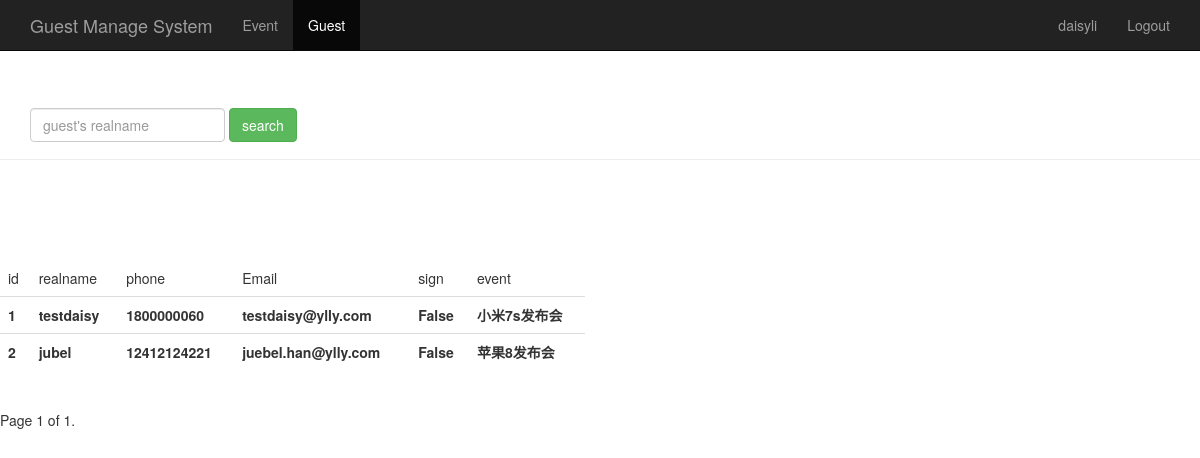
The page /guest_manage/ (signed in) on the database its author committed.
### sign/models.py (models this page shows, shortened)
class Guest(models.Model):
    event = models.ForeignKey(Event)  # id of event foreignkey
    realname = models.CharField(max_length=64) #name of guest
    phone = models.CharField(max_length=16)  #phone of guest
    email = models.EmailField()   #email of guest
    sign = models.BooleanField() #status of sign
    create_time = models.DateTimeField(auto_now=True)
    class Meta: # event_id+phone as unique primary key
        unique_together = ("event","phone")

class Event(models.Model):
    name = models.CharField(max_length=100) #event title
    limit = models.IntegerField()           #amount of attendance people
    status = models.BooleanField()          #status of event
    address = models.CharField(max_length=200) #address
    start_time = models.DateTimeField('events time') #time of event
    create_time = models.DateTimeField(auto_now=True) #create time of event(auto)
    def __str__(self):
        return self.name

### sign/views.py (the view)
# urls.py: url(r'^guest_manage/$',views.guest_manage),
def guest_manage(request):
    username = request.session.get("user", "")
    guest_list = Guest.objects.all()
    paginator = Paginator(guest_list,2)
    page = request.GET.get('page')
    try:
        contacts = paginator.page(page)
    except PageNotAnInteger:
        contacts = paginator.page(1)
    except EmptyPage:
        contacts = paginator.page(page.num_pages)
    return render(request,'guest_manage.html',{"user":username,"guests":contacts})

### sign/templates/guest_manage.html (shortened to what this page needs)
<!DOCTYPE html>
<html lang="zh-CN">
<head>
    {% load bootstrap3%}
    {% bootstrap_css %}
</head>
<body role="document">
<nav class="navbar navbar-inverse navbar-fixed-top">
    <div class="container">
        <div class="navbar-header">
            <a class="navbar-brand" href="/event_manage/">Guest Manage System</a>
        </div>
        <div id="navbar_guest" class="collapse navbar-collapse">
            <ul class="nav navbar-nav">
                <li><a href="/event_manage/">Event</a> </li>
                <li class="active"><a href="#">Guest</a> </li>
            </ul>
            <ul class="nav navbar-nav navbar-right">
                <li><a href="#">{{user}}</a> </li>
                <li><a href="/logout/">Logout</a> </li>
            </ul>
        </div>
    </div>
</nav>
<div class="page-header" style="padding-top: 60px;">
    <div id="navbar_searchrealname" class="navbar-collapse collapse">
        <form class="navbar-form" method="get" action="/search_realname/">
            <div class="form-group">
            <input name="realname" type="text" placeholder="guest's realname" class="form-control">
            </div>
            <button type="submit" class="btn btn-success">search</button>
        </form>
    </div>
</div>
<div class="row" style="padding-top: 80px">
    <div class="col-md-6">
        <table class="table table-stripesd">
            <thead>
            <tr>
                <td>id</td><td>realname</td><td>phone</td><td>Email</td><td>sign</td><td>event</td>
            </tr>
            </thead>
            <tbody>
            {% for guest in guests %}
            <tr>
                <th>{{guest.id}}</th>
                <th>{{guest.realname}}</th>
                <th>{{guest.phone}}</th>
                <th>{{guest.email}}</th>
                <th>{{guest.sign}}</th>
                <th>{{guest.event}}</th>
            </tr>
            {% endfor%}
            </tbody>
        </table>
    </div>
</div>
<div class="pagination">
    <span class="step-links">
        <span class="current">
            Page {{ guests.number}} of {{guests.paginator.num_pages}}.
        </span>
    </span>
</div>
</body>
</html>

### rows shown on the page
Guest: id "1", realname "testdaisy", phone "1800000060", email "testdaisy@ylly.com", sign "False", event "小米7s发布会"
Guest: id "2", realname "jubel", phone "12412124221", email "juebel.han@ylly.com", sign "False", event "苹果8发布会"

### other values the page prints
{{ user }} "daisyli"
{{ guests.number }} "1"
{{ guests.paginator.num_pages }} "1"
